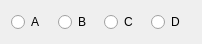
<?xml version="1.0" encoding="UTF-8"?>
<ui version="4.0">
 <class>Form</class>
 <widget class="QWidget" name="Form">
  <property name="geometry">
   <rect>
    <x>0</x>
    <y>0</y>
    <width>202</width>
    <height>44</height>
   </rect>
  </property>
  <property name="windowTitle">
   <string>QRadioButton</string>
  </property>
  <property name="windowIcon">
   <iconset theme="appointment-new"/>
  </property>
  <layout class="QGridLayout" name="gridLayout">
   <item row="0" column="0">
    <layout class="QHBoxLayout" name="horizontalLayout">
     <item>
      <widget class="QRadioButton" name="radioButtonA">
       <property name="text">
        <string>A</string>
       </property>
      </widget>
     </item>
     <item>
      <widget class="QRadioButton" name="radioButtonB">
       <property name="text">
        <string>B</string>
       </property>
      </widget>
     </item>
     <item>
      <widget class="QRadioButton" name="radioButtonC">
       <property name="text">
        <string>C</string>
       </property>
      </widget>
     </item>
     <item>
      <widget class="QRadioButton" name="radioButtonD">
       <property name="text">
        <string>D</string>
       </property>
      </widget>
     </item>
    </layout>
   </item>
  </layout>
 </widget>
 <resources/>
 <connections/>
</ui>
